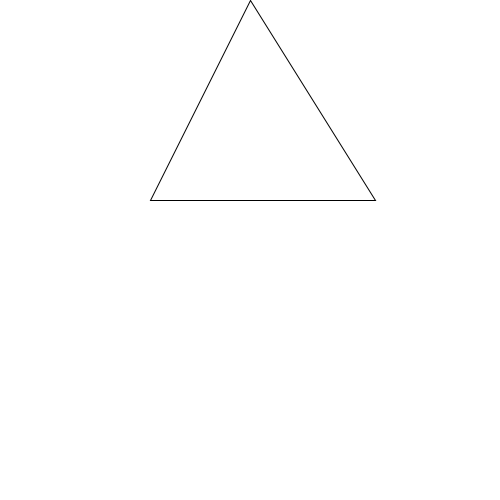
Frame 1 (no input)
Frame 60 (the mouse pressed at the canvas centre just before this capture): identical to frame 1, image omitted
Frame 120 (the mouse held since frame 60 and released just before this capture): identical to frame 1, image omitted

The Processing sketch that drew this single still picture (run headless with seeded random() and noise(); from frame 60 on, the mouse is pressed at the canvas centre):

// Processing sketch: H9_8
// ── H9_8.pde
void setup(){
 size(500,500);
 }


void draw(){
 background(255,255,255);
  Driehoek(250,0,150,200,375,200);
}


void Driehoek(int x1, int y1, int x2, int y2, int x3, int y3){
    // teken een driehoek m.b.v. de meegegeven data (parameters)
 triangle(x1,y1,x2,y2,x3,y3);

}
